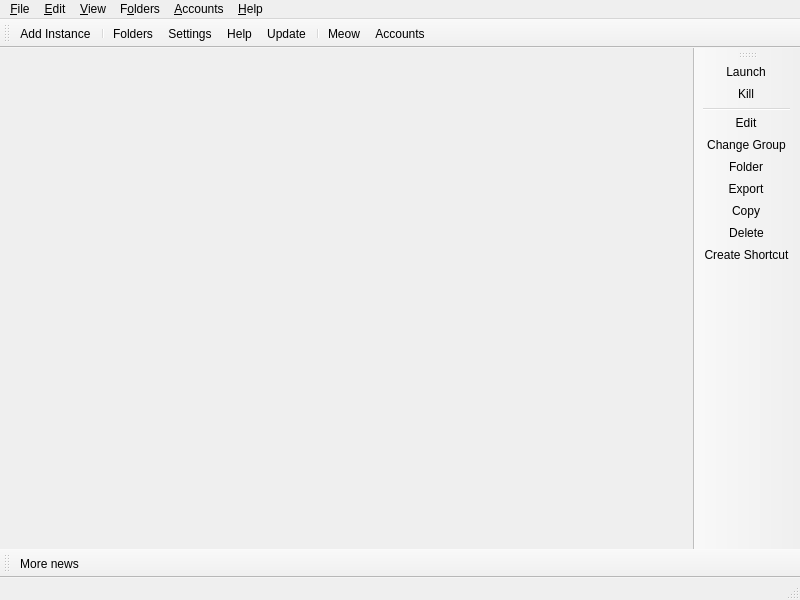
<?xml version="1.0" encoding="UTF-8"?>
<ui version="4.0">
 <class>MainWindow</class>
 <widget class="QMainWindow" name="MainWindow">
  <property name="geometry">
   <rect>
    <x>0</x>
    <y>0</y>
    <width>800</width>
    <height>600</height>
   </rect>
  </property>
  <widget class="QWidget" name="centralWidget">
   <layout class="QHBoxLayout" name="horizontalLayout">
    <property name="spacing">
     <number>0</number>
    </property>
    <property name="leftMargin">
     <number>0</number>
    </property>
    <property name="topMargin">
     <number>0</number>
    </property>
    <property name="rightMargin">
     <number>0</number>
    </property>
    <property name="bottomMargin">
     <number>0</number>
    </property>
   </layout>
  </widget>
  <widget class="QStatusBar" name="statusBar"/>
  <widget class="QToolBar" name="mainToolBar">
   <property name="windowTitle">
    <string>Main Toolbar</string>
   </property>
   <property name="allowedAreas">
    <set>Qt::BottomToolBarArea|Qt::TopToolBarArea</set>
   </property>
   <property name="toolButtonStyle">
    <enum>Qt::ToolButtonTextBesideIcon</enum>
   </property>
   <property name="floatable">
    <bool>false</bool>
   </property>
   <attribute name="toolBarArea">
    <enum>TopToolBarArea</enum>
   </attribute>
   <attribute name="toolBarBreak">
    <bool>false</bool>
   </attribute>
   <addaction name="actionAddInstance"/>
   <addaction name="separator"/>
   <addaction name="actionFoldersButton"/>
   <addaction name="actionSettings"/>
   <addaction name="actionHelpButton"/>
   <addaction name="actionCheckUpdate"/>
   <addaction name="separator"/>
   <addaction name="actionCAT"/>
   <addaction name="actionAccountsButton"/>
  </widget>
  <widget class="QToolBar" name="newsToolBar">
   <property name="windowTitle">
    <string>News Toolbar</string>
   </property>
   <property name="allowedAreas">
    <set>Qt::BottomToolBarArea|Qt::TopToolBarArea</set>
   </property>
   <property name="iconSize">
    <size>
     <width>16</width>
     <height>16</height>
    </size>
   </property>
   <property name="toolButtonStyle">
    <enum>Qt::ToolButtonTextBesideIcon</enum>
   </property>
   <property name="floatable">
    <bool>false</bool>
   </property>
   <attribute name="toolBarArea">
    <enum>BottomToolBarArea</enum>
   </attribute>
   <attribute name="toolBarBreak">
    <bool>false</bool>
   </attribute>
   <addaction name="actionMoreNews"/>
  </widget>
  <widget class="WideBar" name="instanceToolBar">
   <property name="windowTitle">
    <string>Instance Toolbar</string>
   </property>
   <property name="allowedAreas">
    <set>Qt::LeftToolBarArea|Qt::RightToolBarArea</set>
   </property>
   <property name="iconSize">
    <size>
     <width>16</width>
     <height>16</height>
    </size>
   </property>
   <property name="toolButtonStyle">
    <enum>Qt::ToolButtonTextBesideIcon</enum>
   </property>
   <property name="floatable">
    <bool>false</bool>
   </property>
   <property name="useDefaultAction" stdset="0">
    <bool>true</bool>
   </property>
   <attribute name="toolBarArea">
    <enum>RightToolBarArea</enum>
   </attribute>
   <attribute name="toolBarBreak">
    <bool>false</bool>
   </attribute>
   <addaction name="actionLaunchInstance"/>
   <addaction name="actionKillInstance"/>
   <addaction name="separator"/>
   <addaction name="actionEditInstance"/>
   <addaction name="actionChangeInstGroup"/>
   <addaction name="actionViewSelectedInstFolder"/>
   <addaction name="actionExportInstance"/>
   <addaction name="actionCopyInstance"/>
   <addaction name="actionDeleteInstance"/>
   <addaction name="actionCreateInstanceShortcut"/>
  </widget>
  <widget class="QMenuBar" name="menuBar">
   <property name="geometry">
    <rect>
     <x>0</x>
     <y>0</y>
     <width>800</width>
     <height>20</height>
    </rect>
   </property>
   <widget class="QMenu" name="fileMenu">
    <property name="title">
     <string>&amp;File</string>
    </property>
    <property name="toolTipsVisible">
     <bool>true</bool>
    </property>
    <addaction name="actionAddInstance"/>
    <addaction name="separator"/>
    <addaction name="actionLaunchInstance"/>
    <addaction name="actionKillInstance"/>
    <addaction name="separator"/>
    <addaction name="actionEditInstance"/>
    <addaction name="actionChangeInstGroup"/>
    <addaction name="actionViewSelectedInstFolder"/>
    <addaction name="actionExportInstance"/>
    <addaction name="actionCopyInstance"/>
    <addaction name="actionDeleteInstance"/>
    <addaction name="actionCreateInstanceShortcut"/>
    <addaction name="separator"/>
    <addaction name="actionSettings"/>
    <addaction name="actionCloseWindow"/>
   </widget>
   <widget class="QMenu" name="editMenu">
    <property name="title">
     <string>&amp;Edit</string>
    </property>
    <property name="toolTipsVisible">
     <bool>true</bool>
    </property>
    <addaction name="actionUndoTrashInstance"/>
   </widget>
   <widget class="QMenu" name="viewMenu">
    <property name="title">
     <string>&amp;View</string>
    </property>
    <property name="toolTipsVisible">
     <bool>true</bool>
    </property>
    <addaction name="actionChangeTheme"/>
    <addaction name="separator"/>
    <addaction name="actionCAT"/>
    <addaction name="actionToggleStatusBar"/>
    <addaction name="actionLockToolbars"/>
    <addaction name="separator"/>
   </widget>
   <widget class="QMenu" name="foldersMenu">
    <property name="title">
     <string>F&amp;olders</string>
    </property>
    <property name="toolTipsVisible">
     <bool>true</bool>
    </property>
    <addaction name="actionViewLauncherRootFolder"/>
    <addaction name="separator"/>
    <addaction name="actionViewInstanceFolder"/>
    <addaction name="actionViewCentralModsFolder"/>
    <addaction name="separator"/>
    <addaction name="actionViewIconThemeFolder"/>
    <addaction name="actionViewWidgetThemeFolder"/>
    <addaction name="actionViewCatPackFolder"/>
   </widget>
   <widget class="QMenu" name="accountsMenu">
    <property name="title">
     <string>&amp;Accounts</string>
    </property>
   </widget>
   <widget class="QMenu" name="helpMenu">
    <property name="title">
     <string>&amp;Help</string>
    </property>
    <property name="toolTipsVisible">
     <bool>true</bool>
    </property>
    <addaction name="actionClearMetadata"/>
    <addaction name="actionReportBug"/>
    <addaction name="actionAddToPATH"/>
    <addaction name="separator"/>
    <addaction name="actionMATRIX"/>
    <addaction name="actionDISCORD"/>
    <addaction name="actionREDDIT"/>
    <addaction name="separator"/>
    <addaction name="actionMoreNews"/>
    <addaction name="actionCheckUpdate"/>
    <addaction name="actionOpenWiki"/>
    <addaction name="actionAbout"/>
   </widget>
   <addaction name="fileMenu"/>
   <addaction name="editMenu"/>
   <addaction name="viewMenu"/>
   <addaction name="foldersMenu"/>
   <addaction name="accountsMenu"/>
   <addaction name="helpMenu"/>
  </widget>
  <action name="actionMoreNews">
   <property name="icon">
    <iconset theme="news">
     <normaloff>.</normaloff>.</iconset>
   </property>
   <property name="text">
    <string>More news...</string>
   </property>
   <property name="toolTip">
    <string>Open the development blog to read more news about %1.</string>
   </property>
  </action>
  <action name="actionCAT">
   <property name="checkable">
    <bool>true</bool>
   </property>
   <property name="icon">
    <iconset theme="cat">
     <normaloff>.</normaloff>.</iconset>
   </property>
   <property name="text">
    <string>&amp;Meow</string>
   </property>
   <property name="toolTip">
    <string>It's a fluffy kitty :3</string>
   </property>
  </action>
  <action name="actionToggleStatusBar">
   <property name="checkable">
    <bool>true</bool>
   </property>
   <property name="text">
    <string>Status Bar</string>
   </property>
  </action>
  <action name="actionLockToolbars">
   <property name="checkable">
    <bool>true</bool>
   </property>
   <property name="text">
    <string>Lock Toolbars</string>
   </property>
  </action>
  <action name="actionUndoTrashInstance">
   <property name="enabled">
    <bool>false</bool>
   </property>
   <property name="text">
    <string>&amp;Undo Last Instance Deletion</string>
   </property>
  </action>
  <action name="actionAddInstance">
   <property name="icon">
    <iconset theme="new">
     <normaloff>.</normaloff>.</iconset>
   </property>
   <property name="text">
    <string>Add Instanc&amp;e...</string>
   </property>
   <property name="toolTip">
    <string>Add a new instance.</string>
   </property>
  </action>
  <action name="actionCheckUpdate">
   <property name="icon">
    <iconset theme="checkupdate">
     <normaloff>.</normaloff>.</iconset>
   </property>
   <property name="text">
    <string>&amp;Update...</string>
   </property>
   <property name="toolTip">
    <string>Check for new updates for %1.</string>
   </property>
   <property name="menuRole">
    <enum>QAction::ApplicationSpecificRole</enum>
   </property>
  </action>
  <action name="actionSettings">
   <property name="icon">
    <iconset theme="settings">
     <normaloff>.</normaloff>.</iconset>
   </property>
   <property name="text">
    <string>Setti&amp;ngs...</string>
   </property>
   <property name="toolTip">
    <string>Change settings.</string>
   </property>
   <property name="menuRole">
    <enum>QAction::PreferencesRole</enum>
   </property>
  </action>
  <action name="actionManageAccounts">
   <property name="icon">
    <iconset theme="accounts">
     <normaloff>.</normaloff>.</iconset>
   </property>
   <property name="text">
    <string>&amp;Manage Accounts...</string>
   </property>
  </action>
  <action name="actionLaunchInstance">
   <property name="icon">
    <iconset theme="launch">
     <normaloff>.</normaloff>.</iconset>
   </property>
   <property name="text">
    <string>&amp;Launch</string>
   </property>
   <property name="toolTip">
    <string>Launch the selected instance.</string>
   </property>
  </action>
  <action name="actionKillInstance">
   <property name="icon">
    <iconset theme="status-bad">
     <normaloff>.</normaloff>.</iconset>
   </property>
   <property name="text">
    <string>&amp;Kill</string>
   </property>
   <property name="toolTip">
    <string>Kill the running instance.</string>
   </property>
   <property name="shortcut">
    <string>Ctrl+K</string>
   </property>
  </action>
  <action name="actionRenameInstance">
   <property name="icon">
    <iconset theme="rename">
     <normaloff>.</normaloff>.</iconset>
   </property>
   <property name="text">
    <string>Rename</string>
   </property>
   <property name="toolTip">
    <string>Rename the selected instance.</string>
   </property>
  </action>
  <action name="actionChangeInstGroup">
   <property name="icon">
    <iconset theme="tag">
     <normaloff>.</normaloff>.</iconset>
   </property>
   <property name="text">
    <string>&amp;Change Group...</string>
   </property>
   <property name="toolTip">
    <string>Change the selected instance's group.</string>
   </property>
   <property name="shortcut">
    <string>Ctrl+G</string>
   </property>
  </action>
  <action name="actionChangeInstIcon">
   <property name="text">
    <string>Change Icon</string>
   </property>
   <property name="toolTip">
    <string>Change the selected instance's icon.</string>
   </property>
  </action>
  <action name="actionEditInstance">
   <property name="icon">
    <iconset theme="settings">
     <normaloff>.</normaloff>.</iconset>
   </property>
   <property name="text">
    <string>&amp;Edit...</string>
   </property>
   <property name="toolTip">
    <string>Change the instance settings, mods and versions.</string>
   </property>
   <property name="shortcut">
    <string>Ctrl+I</string>
   </property>
  </action>
  <action name="actionViewSelectedInstFolder">
   <property name="icon">
    <iconset theme="viewfolder">
     <normaloff>.</normaloff>.</iconset>
   </property>
   <property name="text">
    <string>&amp;Folder</string>
   </property>
   <property name="toolTip">
    <string>Open the selected instance's root folder in a file browser.</string>
   </property>
  </action>
  <action name="actionDeleteInstance">
   <property name="icon">
    <iconset theme="delete">
     <normaloff>.</normaloff>.</iconset>
   </property>
   <property name="text">
    <string>Dele&amp;te</string>
   </property>
   <property name="toolTip">
    <string>Delete the selected instance.</string>
   </property>
   <property name="autoRepeat">
    <bool>false</bool>
   </property>
  </action>
  <action name="actionCopyInstance">
   <property name="icon">
    <iconset theme="copy">
     <normaloff>.</normaloff>.</iconset>
   </property>
   <property name="text">
    <string>Cop&amp;y...</string>
   </property>
   <property name="toolTip">
    <string>Copy the selected instance.</string>
   </property>
   <property name="shortcut">
    <string>Ctrl+D</string>
   </property>
  </action>
  <action name="actionExportInstance">
   <property name="icon">
    <iconset theme="export">
     <normaloff>.</normaloff>.</iconset>
   </property>
   <property name="text">
    <string>E&amp;xport...</string>
   </property>
   <property name="toolTip">
    <string>Export the selected instance to supported formats.</string>
   </property>
  </action>
  <action name="actionExportInstanceZip">
   <property name="icon">
    <iconset theme="launcher">
     <normaloff>.</normaloff>.</iconset>
   </property>
   <property name="text">
    <string>Prism Launcher (zip)</string>
   </property>
  </action>
  <action name="actionExportInstanceMrPack">
   <property name="icon">
    <iconset theme="modrinth">
     <normaloff>.</normaloff>.</iconset>
   </property>
   <property name="text">
    <string>Modrinth (mrpack)</string>
   </property>
  </action>
  <action name="actionExportInstanceFlamePack">
   <property name="icon">
    <iconset theme="flame">
     <normaloff>.</normaloff>.</iconset>
   </property>
   <property name="text">
    <string>CurseForge (zip)</string>
   </property>
  </action>
  <action name="actionExportInstanceToModList">
   <property name="icon">
    <iconset theme="new">
     <normaloff>.</normaloff>.</iconset>
   </property>
   <property name="text">
    <string>Mod List</string>
   </property>
  </action>
  <action name="actionCreateInstanceShortcut">
   <property name="icon">
    <iconset theme="shortcut">
     <normaloff>.</normaloff>.</iconset>
   </property>
   <property name="text">
    <string>Create Shortcut</string>
   </property>
   <property name="toolTip">
    <string>Creates a shortcut on your desktop to launch the selected instance.</string>
   </property>
  </action>
  <action name="actionNoAccountsAdded">
   <property name="icon">
    <iconset theme="noaccount">
     <normaloff>.</normaloff>.</iconset>
   </property>
   <property name="text">
    <string>No accounts added!</string>
   </property>
  </action>
  <action name="actionNoDefaultAccount">
   <property name="checkable">
    <bool>true</bool>
   </property>
   <property name="icon">
    <iconset theme="noaccount">
     <normaloff>.</normaloff>.</iconset>
   </property>
   <property name="text">
    <string>No Default Account</string>
   </property>
   <property name="shortcut">
    <string>Ctrl+0</string>
   </property>
  </action>
  <action name="actionCloseWindow">
   <property name="icon">
    <iconset theme="status-bad">
     <normaloff>.</normaloff>.</iconset>
   </property>
   <property name="text">
    <string>Close &amp;Window</string>
   </property>
   <property name="toolTip">
    <string>Close the current window</string>
   </property>
   <property name="menuRole">
    <enum>QAction::QuitRole</enum>
   </property>
  </action>
  <action name="actionViewInstanceFolder">
   <property name="icon">
    <iconset theme="viewfolder">
     <normaloff>.</normaloff>.</iconset>
   </property>
   <property name="text">
    <string>View &amp;Instance Folder</string>
   </property>
   <property name="toolTip">
    <string>Open the instance folder in a file browser.</string>
   </property>
  </action>
  <action name="actionViewLauncherRootFolder">
   <property name="icon">
    <iconset theme="viewfolder">
     <normaloff>.</normaloff>.</iconset>
   </property>
   <property name="text">
    <string>View Launcher &amp;Root Folder</string>
   </property>
   <property name="toolTip">
    <string>Open the launcher's root folder in a file browser.</string>
   </property>
  </action>
  <action name="actionViewCentralModsFolder">
   <property name="icon">
    <iconset theme="centralmods">
     <normaloff>.</normaloff>.</iconset>
   </property>
   <property name="text">
    <string>View &amp;Central Mods Folder</string>
   </property>
   <property name="toolTip">
    <string>Open the central mods folder in a file browser.</string>
   </property>
  </action>
  <action name="actionChangeTheme">
   <property name="text">
    <string>Themes</string>
   </property>
  </action>
  <action name="actionReportBug">
   <property name="icon">
    <iconset theme="bug">
     <normaloff>.</normaloff>.</iconset>
   </property>
   <property name="text">
    <string>Report a Bug or Suggest a Feature</string>
   </property>
   <property name="toolTip">
    <string>Open the bug tracker to report a bug with %1.</string>
   </property>
  </action>
  <action name="actionDISCORD">
   <property name="icon">
    <iconset theme="discord">
     <normaloff>.</normaloff>.</iconset>
   </property>
   <property name="text">
    <string>&amp;Discord Guild</string>
   </property>
   <property name="toolTip">
    <string>Open %1 Discord guild.</string>
   </property>
  </action>
  <action name="actionMATRIX">
   <property name="icon">
    <iconset theme="matrix">
     <normaloff>.</normaloff>.</iconset>
   </property>
   <property name="text">
    <string>&amp;Matrix Space</string>
   </property>
   <property name="toolTip">
    <string>Open %1 Matrix space.</string>
   </property>
  </action>
  <action name="actionREDDIT">
   <property name="icon">
    <iconset theme="reddit-alien">
     <normaloff>.</normaloff>.</iconset>
   </property>
   <property name="text">
    <string>Sub&amp;reddit</string>
   </property>
   <property name="toolTip">
    <string>Open %1 subreddit.</string>
   </property>
  </action>
  <action name="actionAbout">
   <property name="icon">
    <iconset theme="about">
     <normaloff>.</normaloff>.</iconset>
   </property>
   <property name="text">
    <string>&amp;About %1</string>
   </property>
   <property name="toolTip">
    <string>View information about %1.</string>
   </property>
   <property name="menuRole">
    <enum>QAction::AboutRole</enum>
   </property>
  </action>
  <action name="actionClearMetadata">
   <property name="icon">
    <iconset theme="refresh">
     <normaloff>.</normaloff>.</iconset>
   </property>
   <property name="text">
    <string>&amp;Clear Metadata Cache</string>
   </property>
   <property name="toolTip">
    <string>Clear cached metadata</string>
   </property>
  </action>
  <action name="actionAddToPATH">
   <property name="icon">
    <iconset theme="custom-commands">
     <normaloff>.</normaloff>.</iconset>
   </property>
   <property name="text">
    <string>Install to &amp;PATH</string>
   </property>
   <property name="toolTip">
    <string>Install a %1 symlink to /usr/local/bin</string>
   </property>
  </action>
  <action name="actionFoldersButton">
   <property name="icon">
    <iconset theme="viewfolder">
     <normaloff>.</normaloff>.</iconset>
   </property>
   <property name="text">
    <string>Folders</string>
   </property>
   <property name="toolTip">
    <string>Open one of the folders shared between instances.</string>
   </property>
  </action>
  <action name="actionHelpButton">
   <property name="icon">
    <iconset theme="help">
     <normaloff>.</normaloff>.</iconset>
   </property>
   <property name="text">
    <string>Help</string>
   </property>
   <property name="toolTip">
    <string>Get help with %1 or Minecraft.</string>
   </property>
  </action>
  <action name="actionAccountsButton">
   <property name="icon">
    <iconset theme="noaccount">
     <normaloff>.</normaloff>.</iconset>
   </property>
   <property name="text">
    <string>Accounts</string>
   </property>
  </action>
  <action name="actionOpenWiki">
   <property name="icon">
    <iconset theme="help">
     <normaloff>.</normaloff>.</iconset>
   </property>
   <property name="text">
    <string>%1 &amp;Help</string>
   </property>
   <property name="toolTip">
    <string>Open the %1 wiki</string>
   </property>
  </action>
  <action name="actionViewWidgetThemeFolder">
   <property name="icon">
    <iconset theme="viewfolder">
     <normaloff>.</normaloff>.</iconset>
   </property>
   <property name="text">
    <string>View &amp;Widget Themes Folder</string>
   </property>
   <property name="toolTip">
    <string>View Widget Theme Folder</string>
   </property>
  </action>
  <action name="actionViewIconThemeFolder">
   <property name="icon">
    <iconset theme="viewfolder">
     <normaloff>.</normaloff>.</iconset>
   </property>
   <property name="text">
    <string>View I&amp;con Theme Folder</string>
   </property>
   <property name="toolTip">
    <string>View Icon Theme Folder</string>
   </property>
  </action>
  <action name="actionViewCatPackFolder">
   <property name="icon">
    <iconset theme="viewfolder"/>
   </property>
   <property name="text">
    <string>View Cat Packs Folder</string>
   </property>
  </action>
 </widget>
 <customwidgets>
  <customwidget>
   <class>WideBar</class>
   <extends>QToolBar</extends>
   <header>ui/widgets/WideBar.h</header>
  </customwidget>
 </customwidgets>
 <resources/>
 <connections/>
</ui>
